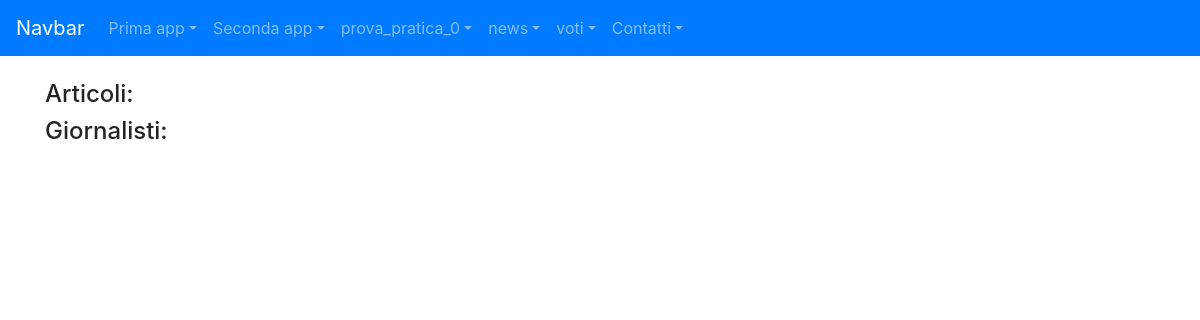
The page /news/ on the database as committed earlier.
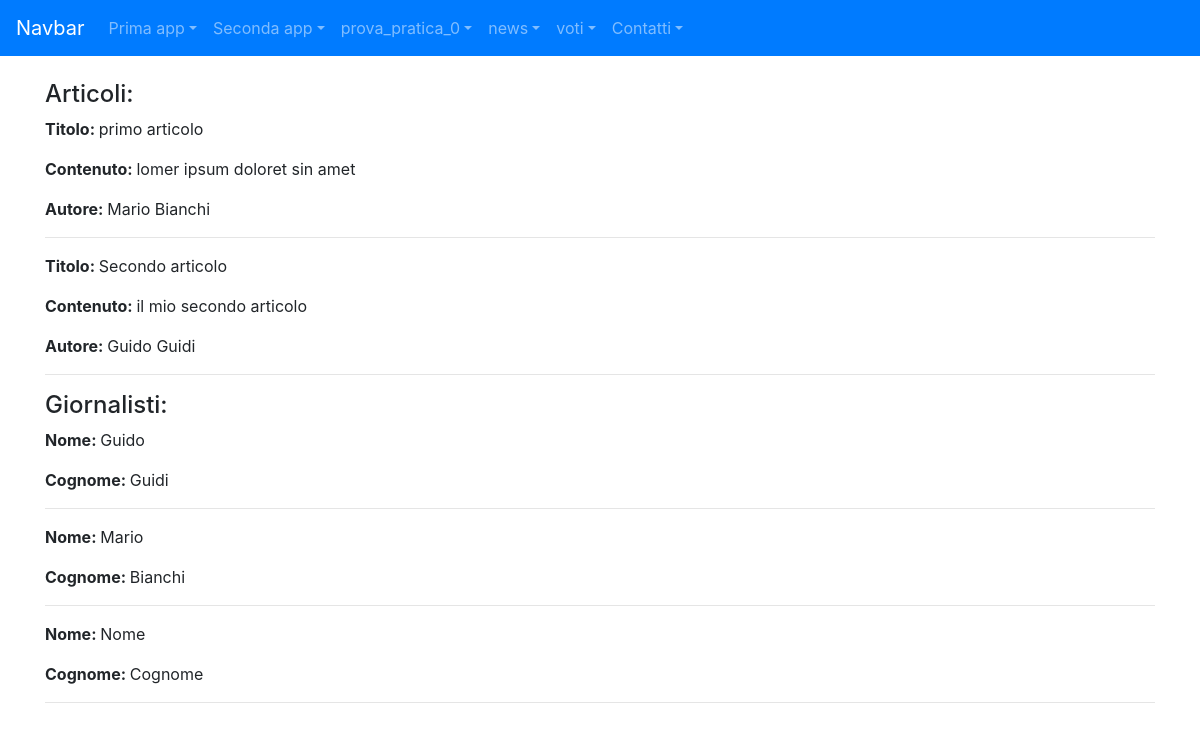
The same page on the database as committed later.
### news/models.py (models this page shows)
class Articolo (models.Model):
    titolo = models.CharField(max_length=100)
    contenuto = models.TextField()
    giornalista = models.ForeignKey(Giornalista, on_delete=models.CASCADE, related_name="articoli")
    data = models.DateField(auto_now_add=True, blank=True)
    visualizzazioni = models.IntegerField(default=0,blank=True)
    def __str__(self):
        return self.titolo
    class Meta:
        verbose_name = "Articolo"
        verbose_name_plural = "Articoli"

class Giornalista (models.Model):
    nome = models.CharField(max_length=20)
    cognome = models.CharField(max_length=20)
    anno_di_nascita = models.DateField(blank=True)
    def __str__(self):
        return self.nome + " " + self.cognome
    class Meta:
        verbose_name = "Giornalista"
        verbose_name_plural = "Giornalisti"

### news/views.py (the view)
# urls.py: path("", home, name="homeview"),
def home (request):
    articoli = Articolo.objects.all()
    giornalisti = Giornalista.objects.all()
    context = {"articoli": articoli, "giornalisti": giornalisti}
    print(context)
    return render (request, "news/homepage.html", context)

### news/templates/news/homepage.html (shortened to what this page needs)
{% extends 'base.html'%}
{%block content%}
<h4>Articoli:</h4>
{% for articolo in articoli %}
<p><strong>Titolo: </strong>{{ articolo.titolo }}</p>
<p><strong>Contenuto: </strong>{{ articolo.contenuto }}</p>
<p><strong>Autore: </strong>{{ articolo.giornalista }}</p>
<hr>
{% endfor %}
<h4>Giornalisti:</h4>
{% for giornalista in giornalisti %}
<p><strong>Nome: </strong>{{ giornalista.nome }}</p>
<p><strong>Cognome: </strong>{{ giornalista.cognome }}</p>
<hr>
{% endfor %}
{%endblock content%}

Rows that differ between the two databases and show on the page:
added Articolo: titolo "primo articolo", contenuto "lomer ipsum doloret sin amet", giornalista "Mario Bianchi"
added Articolo: titolo "Secondo articolo", contenuto "il mio secondo articolo", giornalista "Guido Guidi"
added Giornalista: nome "Guido", cognome "Guidi"
added Giornalista: nome "Mario", cognome "Bianchi"
added Giornalista: nome "Nome", cognome "Cognome"
